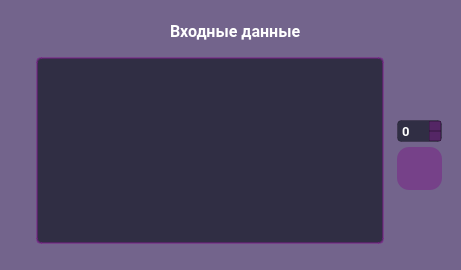
      <widget class="Frame" name="frame_7">
       <property name="geometry">
        <rect>
         <x>10</x>
         <y>330</y>
         <width>461</width>
         <height>270</height>
        </rect>
       </property>
       <property name="minimumSize">
        <size>
         <width>310</width>
         <height>270</height>
        </size>
       </property>
       <property name="styleSheet">
        <string notr="true">QFrame {
    background-color: rgba(115, 100, 140, 1); /* Красивый? Цвет фона */
    border-radius: 35px; /* Радиус скругления краев */
    border: none; /* Убираем границу */
}
</string>
       </property>
       <property name="frameShape">
        <enum>QFrame::StyledPanel</enum>
       </property>
       <property name="frameShadow">
        <enum>QFrame::Raised</enum>
       </property>
       <layout class="QGridLayout" name="gridLayout">
        <item row="1" column="0">
         <spacer name="verticalSpacer_14">
          <property name="orientation">
           <enum>Qt::Vertical</enum>
          </property>
          <property name="sizeType">
           <enum>QSizePolicy::Fixed</enum>
          </property>
          <property name="sizeHint" stdset="0">
           <size>
            <width>0</width>
            <height>5</height>
           </size>
          </property>
         </spacer>
        </item>
        <item row="2" column="0">
         <layout class="QGridLayout" name="gridLayout_24">
          <property name="sizeConstraint">
           <enum>QLayout::SetMinimumSize</enum>
          </property>
          <item row="0" column="1">
           <widget class="QTextEdit" name="textEditData">
            <property name="sizePolicy">
             <sizepolicy hsizetype="Expanding" vsizetype="Expanding">
              <horstretch>0</horstretch>
              <verstretch>0</verstretch>
             </sizepolicy>
            </property>
            <property name="font">
             <font>
              <family>Roboto</family>
              <pointsize>10</pointsize>
              <weight>75</weight>
              <bold>true</bold>
             </font>
            </property>
            <property name="styleSheet">
             <string notr="true">QTextEdit {
    background-color:  rgba(40, 40, 60, 0.9);
    border: 2px solid  rgba(120, 30, 135, 0.5); /* Толщина и цвет границы */
    border-radius: 5px; /* Закругление углов */
    padding: 5px; /* Отступы внутри поля */
    color: rgba(255, 255, 255, 1); /* Цвет текста */
}

QTextEdit:focus {
    border-color:  rgba(120, 30, 135, 1); /* Цвет границы при фокусе */
}</string>
            </property>
            <property name="html">
             <string>&lt;!DOCTYPE HTML PUBLIC &quot;-//W3C//DTD HTML 4.0//EN&quot; &quot;http://www.w3.org/TR/REC-html40/strict.dtd&quot;&gt;
&lt;html&gt;&lt;head&gt;&lt;meta name=&quot;qrichtext&quot; content=&quot;1&quot; /&gt;&lt;style type=&quot;text/css&quot;&gt;
p, li { white-space: pre-wrap; }
&lt;/style&gt;&lt;/head&gt;&lt;body style=&quot; font-family:'Roboto'; font-size:10pt; font-weight:600; font-style:normal;&quot;&gt;
&lt;p style=&quot;-qt-paragraph-type:empty; margin-top:0px; margin-bottom:0px; margin-left:0px; margin-right:0px; -qt-block-indent:0; text-indent:0px;&quot;&gt;&lt;br /&gt;&lt;/p&gt;&lt;/body&gt;&lt;/html&gt;</string>
            </property>
           </widget>
          </item>
          <item row="0" column="0">
           <spacer name="horizontalSpacer_23">
            <property name="orientation">
             <enum>Qt::Horizontal</enum>
            </property>
            <property name="sizeType">
             <enum>QSizePolicy::Fixed</enum>
            </property>
            <property name="sizeHint" stdset="0">
             <size>
              <width>25</width>
              <height>20</height>
             </size>
            </property>
           </spacer>
          </item>
          <item row="0" column="2">
           <widget class="QFrame" name="frame_8">
            <property name="enabled">
             <bool>true</bool>
            </property>
            <property name="minimumSize">
             <size>
              <width>45</width>
              <height>80</height>
             </size>
            </property>
            <property name="maximumSize">
             <size>
              <width>60</width>
              <height>70</height>
             </size>
            </property>
            <property name="styleSheet">
             <string notr="true">QFrame {
    border-radius: 15px; /* Радиус скругления краев */
    border: none; /* Убираем границу */
}

QFrame[enabled=&quot;false&quot;] {
    background-color: rgba(80, 80, 105, 0.9); /* Затемняем фон при выключенном состоянии */
}

QFrame[enabled=&quot;true&quot;] {
    background-color: transparent;
}
</string>
            </property>
            <property name="frameShape">
             <enum>QFrame::StyledPanel</enum>
            </property>
            <property name="frameShadow">
             <enum>QFrame::Raised</enum>
            </property>
            <layout class="QGridLayout" name="gridLayout_8">
             <property name="leftMargin">
              <number>0</number>
             </property>
             <property name="topMargin">
              <number>0</number>
             </property>
             <property name="rightMargin">
              <number>0</number>
             </property>
             <property name="bottomMargin">
              <number>0</number>
             </property>
             <property name="spacing">
              <number>0</number>
             </property>
             <item row="0" column="0">
              <layout class="QVBoxLayout" name="verticalLayout">
               <item>
                <layout class="QHBoxLayout" name="horizontalLayout_16">
                 <item>
                  <spacer name="horizontalSpacer_13">
                   <property name="orientation">
                    <enum>Qt::Horizontal</enum>
                   </property>
                   <property name="sizeHint" stdset="0">
                    <size>
                     <width>40</width>
                     <height>20</height>
                    </size>
                   </property>
                  </spacer>
                 </item>
                 <item>
                  <widget class="QSpinBox" name="spinBoxAmount">
                   <property name="sizePolicy">
                    <sizepolicy hsizetype="Expanding" vsizetype="Expanding">
                     <horstretch>0</horstretch>
                     <verstretch>0</verstretch>
                    </sizepolicy>
                   </property>
                   <property name="minimumSize">
                    <size>
                     <width>45</width>
                     <height>22</height>
                    </size>
                   </property>
                   <property name="maximumSize">
                    <size>
                     <width>45</width>
                     <height>22</height>
                    </size>
                   </property>
                   <property name="font">
                    <font>
                     <family>Roboto</family>
                     <pointsize>10</pointsize>
                     <weight>75</weight>
                     <bold>true</bold>
                    </font>
                   </property>
                   <property name="styleSheet">
                    <string notr="true">QSpinBox {
    background-color:  rgba(40, 40, 60, 0.9); /* Цвет фона с прозрачностью */
    border: 1px solid rgba(0, 0, 0, 0.2); /* Цвет границы с прозрачностью */
    border-radius: 4px; /* Закругленные углы */
    padding: 2px; /* Внутренний отступ */
	color: white;
}

QSpinBox::up-button, QSpinBox::down-button {
    background-color: rgba(120, 30, 135, 0.5); /* Цвет кнопок управления */
    border: 1px solid rgba(0, 0, 0, 0.2); /* Цвет границы с прозрачностью */
    width: 10px; /* Ширина кнопок */
    height: 8px; /* Высота кнопок */
}

QSpinBox::up-button:hover, QSpinBox::down-button:hover {
    background-color: rgba(120, 30, 135, 0.75); /* Цвет кнопок управления при наведении */
}

QSpinBox::up-button:pressed, QSpinBox::down-button:pressed {
    background-color: rgba(120, 30, 135, 1); /* Цвет кнопок управления при нажатии */
}</string>
                   </property>
                   <property name="maximum">
                    <number>999</number>
                   </property>
                  </widget>
                 </item>
                 <item>
                  <spacer name="horizontalSpacer_17">
                   <property name="orientation">
                    <enum>Qt::Horizontal</enum>
                   </property>
                   <property name="sizeHint" stdset="0">
                    <size>
                     <width>40</width>
                     <height>20</height>
                    </size>
                   </property>
                  </spacer>
                 </item>
                </layout>
               </item>
               <item>
                <spacer name="verticalSpacer_3">
                 <property name="orientation">
                  <enum>Qt::Vertical</enum>
                 </property>
                 <property name="sizeType">
                  <enum>QSizePolicy::Fixed</enum>
                 </property>
                 <property name="sizeHint" stdset="0">
                  <size>
                   <width>20</width>
                   <height>5</height>
                  </size>
                 </property>
                </spacer>
               </item>
               <item>
                <layout class="QHBoxLayout" name="horizontalLayout_14">
                 <item>
                  <spacer name="horizontalSpacer_3">
                   <property name="orientation">
                    <enum>Qt::Horizontal</enum>
                   </property>
                   <property name="sizeHint" stdset="0">
                    <size>
                     <width>40</width>
                     <height>20</height>
                    </size>
                   </property>
                  </spacer>
                 </item>
                 <item>
                  <widget class="QPushButton" name="pushButtonAutoGen">
                   <property name="enabled">
                    <bool>true</bool>
                   </property>
                   <property name="minimumSize">
                    <size>
                     <width>45</width>
                     <height>43</height>
                    </size>
                   </property>
                   <property name="maximumSize">
                    <size>
                     <width>42</width>
                     <height>42</height>
                    </size>
                   </property>
                   <property name="styleSheet">
                    <string notr="true">QPushButton {
	border-radius: 12px;
	background-color: rgba(120, 30, 135, 0.5);
	subcontrol-position: center;
}

QPushButton:pressed {
   background-color: rgba(120, 30, 135, 1); /* Цвет фона кнопки */
}</string>
                   </property>
                   <property name="text">
                    <string/>
                   </property>
                   <property name="icon">
                    <iconset resource="../Resources/resource.qrc">
                     <normaloff>:/genButton.png</normaloff>
                     <disabledoff>:/genButton.png</disabledoff>:/genButton.png</iconset>
                   </property>
                   <property name="iconSize">
                    <size>
                     <width>40</width>
                     <height>40</height>
                    </size>
                   </property>
                  </widget>
                 </item>
                 <item>
                  <spacer name="horizontalSpacer_6">
                   <property name="orientation">
                    <enum>Qt::Horizontal</enum>
                   </property>
                   <property name="sizeHint" stdset="0">
                    <size>
                     <width>40</width>
                     <height>20</height>
                    </size>
                   </property>
                  </spacer>
                 </item>
                </layout>
               </item>
              </layout>
             </item>
            </layout>
           </widget>
          </item>
         </layout>
        </item>
        <item row="0" column="0">
         <layout class="QGridLayout" name="gridLayout_25">
          <item row="1" column="0">
           <spacer name="horizontalSpacer_45">
            <property name="orientation">
             <enum>Qt::Horizontal</enum>
            </property>
            <property name="sizeHint" stdset="0">
             <size>
              <width>40</width>
              <height>20</height>
             </size>
            </property>
           </spacer>
          </item>
          <item row="1" column="1">
           <widget class="QLabel" name="label_16">
            <property name="minimumSize">
             <size>
              <width>140</width>
              <height>30</height>
             </size>
            </property>
            <property name="maximumSize">
             <size>
              <width>140</width>
              <height>30</height>
             </size>
            </property>
            <property name="font">
             <font>
              <family>Roboto</family>
              <pointsize>12</pointsize>
              <weight>75</weight>
              <italic>false</italic>
              <bold>true</bold>
             </font>
            </property>
            <property name="styleSheet">
             <string notr="true">QLabel {
    color: rgba(255, 255, 255, 1); /* Белый текст */
    background-color: transparent; /* Прозрачный фон */
    border: none; /* Убираем рамку */
	padding-left: 5px; /* Отступ тексту слева */
}</string>
            </property>
            <property name="text">
             <string>Входные данные</string>
            </property>
           </widget>
          </item>
          <item row="1" column="2">
           <spacer name="horizontalSpacer_46">
            <property name="orientation">
             <enum>Qt::Horizontal</enum>
            </property>
            <property name="sizeHint" stdset="0">
             <size>
              <width>40</width>
              <height>20</height>
             </size>
            </property>
           </spacer>
          </item>
          <item row="0" column="1">
           <spacer name="verticalSpacer_13">
            <property name="orientation">
             <enum>Qt::Vertical</enum>
            </property>
            <property name="sizeType">
             <enum>QSizePolicy::Fixed</enum>
            </property>
            <property name="sizeHint" stdset="0">
             <size>
              <width>20</width>
              <height>5</height>
             </size>
            </property>
           </spacer>
          </item>
         </layout>
        </item>
        <item row="3" column="0">
         <spacer name="verticalSpacer_15">
          <property name="orientation">
           <enum>Qt::Vertical</enum>
          </property>
          <property name="sizeType">
           <enum>QSizePolicy::Fixed</enum>
          </property>
          <property name="sizeHint" stdset="0">
           <size>
            <width>20</width>
            <height>15</height>
           </size>
          </property>
         </spacer>
        </item>
       </layout>
      </widget>
